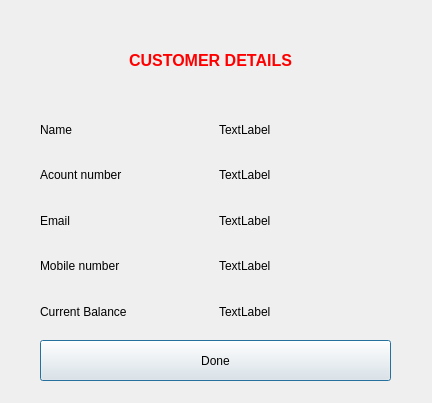
<?xml version="1.0" encoding="UTF-8"?>
<ui version="4.0">
 <class>Dialog_details</class>
 <widget class="QDialog" name="Dialog_details">
  <property name="geometry">
   <rect>
    <x>0</x>
    <y>0</y>
    <width>432</width>
    <height>403</height>
   </rect>
  </property>
  <property name="windowTitle">
   <string>Dialog</string>
  </property>
  <widget class="QLabel" name="label">
   <property name="geometry">
    <rect>
     <x>110</x>
     <y>30</y>
     <width>201</width>
     <height>61</height>
    </rect>
   </property>
   <property name="text">
    <string>&lt;html&gt;&lt;head/&gt;&lt;body&gt;&lt;p align=&quot;center&quot;&gt;&lt;span style=&quot; font-size:12pt; font-weight:600; color:#ff0000;&quot;&gt;CUSTOMER DETAILS&lt;/span&gt;&lt;/p&gt;&lt;/body&gt;&lt;/html&gt;</string>
   </property>
  </widget>
  <widget class="QPushButton" name="pushButton_details">
   <property name="geometry">
    <rect>
     <x>40</x>
     <y>340</y>
     <width>351</width>
     <height>41</height>
    </rect>
   </property>
   <property name="text">
    <string>Done</string>
   </property>
  </widget>
  <widget class="QWidget" name="">
   <property name="geometry">
    <rect>
     <x>40</x>
     <y>110</y>
     <width>351</width>
     <height>221</height>
    </rect>
   </property>
   <layout class="QVBoxLayout" name="verticalLayout">
    <item>
     <layout class="QHBoxLayout" name="horizontalLayout">
      <item>
       <widget class="QLabel" name="label_2">
        <property name="text">
         <string>Name</string>
        </property>
       </widget>
      </item>
      <item>
       <widget class="QLabel" name="label_name">
        <property name="text">
         <string>TextLabel</string>
        </property>
       </widget>
      </item>
     </layout>
    </item>
    <item>
     <layout class="QHBoxLayout" name="horizontalLayout_2">
      <item>
       <widget class="QLabel" name="label_3">
        <property name="text">
         <string>Acount number</string>
        </property>
       </widget>
      </item>
      <item>
       <widget class="QLabel" name="label_acc_num">
        <property name="text">
         <string>TextLabel</string>
        </property>
       </widget>
      </item>
     </layout>
    </item>
    <item>
     <layout class="QHBoxLayout" name="horizontalLayout_3">
      <item>
       <widget class="QLabel" name="label_4">
        <property name="text">
         <string>Email</string>
        </property>
       </widget>
      </item>
      <item>
       <widget class="QLabel" name="label_email">
        <property name="text">
         <string>TextLabel</string>
        </property>
       </widget>
      </item>
     </layout>
    </item>
    <item>
     <layout class="QHBoxLayout" name="horizontalLayout_4">
      <item>
       <widget class="QLabel" name="label_5">
        <property name="text">
         <string>Mobile number</string>
        </property>
       </widget>
      </item>
      <item>
       <widget class="QLabel" name="label_mobile_number">
        <property name="text">
         <string>TextLabel</string>
        </property>
       </widget>
      </item>
     </layout>
    </item>
    <item>
     <layout class="QHBoxLayout" name="horizontalLayout_5">
      <item>
       <widget class="QLabel" name="label_6">
        <property name="text">
         <string>Current Balance</string>
        </property>
       </widget>
      </item>
      <item>
       <widget class="QLabel" name="label_balance">
        <property name="text">
         <string>TextLabel</string>
        </property>
       </widget>
      </item>
     </layout>
    </item>
   </layout>
  </widget>
 </widget>
 <resources/>
 <connections/>
</ui>
